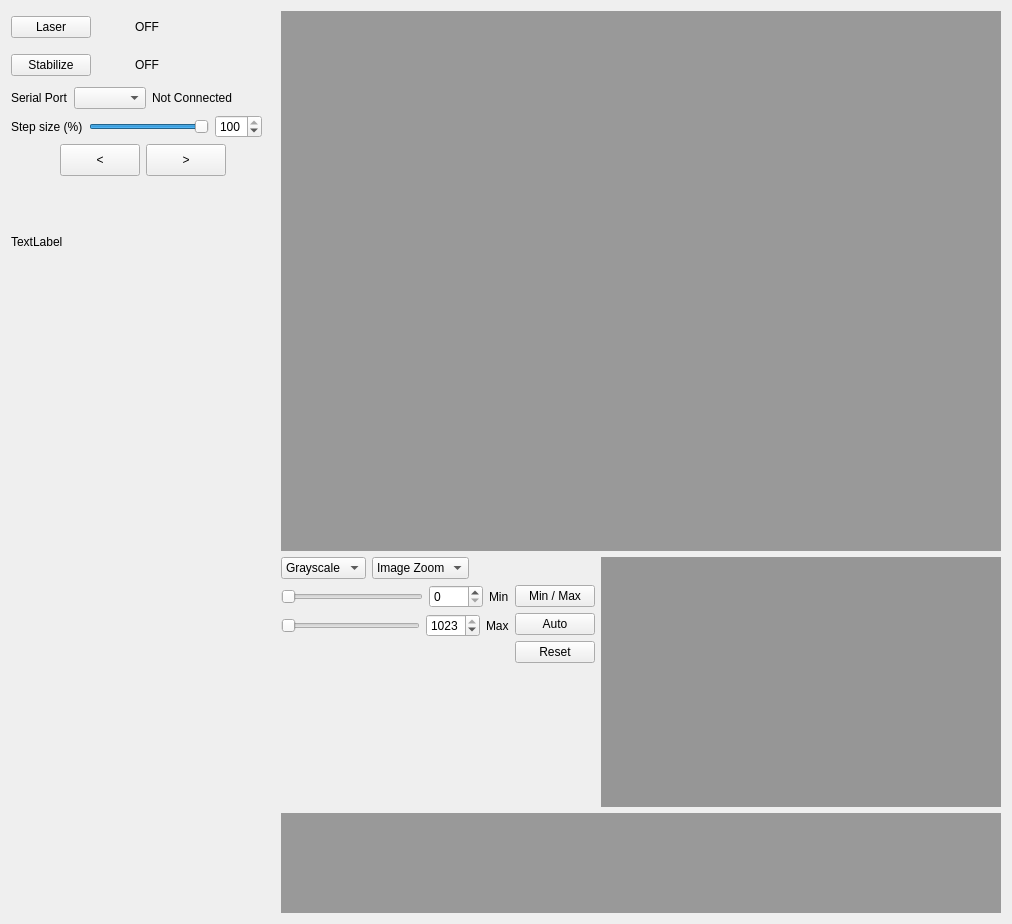
<?xml version="1.0" encoding="UTF-8"?>
<ui version="4.0">
 <class>Form</class>
 <widget class="QWidget" name="Form">
  <property name="geometry">
   <rect>
    <x>0</x>
    <y>0</y>
    <width>1012</width>
    <height>924</height>
   </rect>
  </property>
  <property name="windowTitle">
   <string>Form</string>
  </property>
  <layout class="QHBoxLayout" name="horizontalLayout_11">
   <item>
    <layout class="QVBoxLayout" name="verticalLayout_5">
     <item>
      <layout class="QHBoxLayout" name="horizontalLayout_6">
       <item>
        <widget class="QPushButton" name="pb_laser_on">
         <property name="text">
          <string>Laser</string>
         </property>
         <property name="checkable">
          <bool>true</bool>
         </property>
        </widget>
       </item>
       <item>
        <widget class="QLabel" name="label_laser_icon">
         <property name="minimumSize">
          <size>
           <width>32</width>
           <height>32</height>
          </size>
         </property>
         <property name="maximumSize">
          <size>
           <width>32</width>
           <height>32</height>
          </size>
         </property>
         <property name="text">
          <string/>
         </property>
        </widget>
       </item>
       <item>
        <widget class="QLabel" name="label_laser">
         <property name="minimumSize">
          <size>
           <width>30</width>
           <height>0</height>
          </size>
         </property>
         <property name="text">
          <string>OFF</string>
         </property>
        </widget>
       </item>
       <item>
        <spacer name="horizontalSpacer_2">
         <property name="orientation">
          <enum>Qt::Horizontal</enum>
         </property>
         <property name="sizeHint" stdset="0">
          <size>
           <width>40</width>
           <height>20</height>
          </size>
         </property>
        </spacer>
       </item>
      </layout>
     </item>
     <item>
      <layout class="QHBoxLayout" name="horizontalLayout_7">
       <item>
        <widget class="QPushButton" name="pb_stabilize">
         <property name="text">
          <string>Stabilize</string>
         </property>
         <property name="checkable">
          <bool>true</bool>
         </property>
        </widget>
       </item>
       <item>
        <widget class="QLabel" name="label_stabilize_icon">
         <property name="minimumSize">
          <size>
           <width>32</width>
           <height>32</height>
          </size>
         </property>
         <property name="maximumSize">
          <size>
           <width>32</width>
           <height>32</height>
          </size>
         </property>
         <property name="text">
          <string/>
         </property>
        </widget>
       </item>
       <item>
        <widget class="QLabel" name="label_stabilize">
         <property name="minimumSize">
          <size>
           <width>30</width>
           <height>0</height>
          </size>
         </property>
         <property name="text">
          <string>OFF</string>
         </property>
        </widget>
       </item>
       <item>
        <spacer name="horizontalSpacer_3">
         <property name="orientation">
          <enum>Qt::Horizontal</enum>
         </property>
         <property name="sizeHint" stdset="0">
          <size>
           <width>40</width>
           <height>20</height>
          </size>
         </property>
        </spacer>
       </item>
      </layout>
     </item>
     <item>
      <layout class="QHBoxLayout" name="horizontalLayout_8">
       <item>
        <widget class="QLabel" name="label_serial_port">
         <property name="text">
          <string>Serial Port</string>
         </property>
        </widget>
       </item>
       <item>
        <widget class="QComboBox" name="comboBox_devices">
         <property name="toolTip">
          <string>&lt;html&gt;&lt;head/&gt;&lt;body&gt;&lt;p&gt;Select the serial port to which the piezo controller is connected.&lt;/p&gt;&lt;p&gt;Ensure the correct port is chosen for proper communication&lt;/p&gt;&lt;/body&gt;&lt;/html&gt;</string>
         </property>
        </widget>
       </item>
       <item>
        <widget class="QLabel" name="label_connection">
         <property name="minimumSize">
          <size>
           <width>91</width>
           <height>18</height>
          </size>
         </property>
         <property name="toolTip">
          <string>&lt;html&gt;&lt;head/&gt;&lt;body&gt;&lt;p&gt;Indicates whether the piezo controller is successfully connected via the selected port.&lt;/p&gt;&lt;/body&gt;&lt;/html&gt;</string>
         </property>
         <property name="text">
          <string>Not Connected</string>
         </property>
        </widget>
       </item>
       <item>
        <spacer name="horizontalSpacer_4">
         <property name="orientation">
          <enum>Qt::Horizontal</enum>
         </property>
         <property name="sizeHint" stdset="0">
          <size>
           <width>40</width>
           <height>20</height>
          </size>
         </property>
        </spacer>
       </item>
      </layout>
     </item>
     <item>
      <layout class="QHBoxLayout" name="horizontalLayout_9">
       <item>
        <widget class="QLabel" name="label_step_size">
         <property name="text">
          <string>Step size (%)</string>
         </property>
        </widget>
       </item>
       <item>
        <widget class="QSlider" name="slider_step_size">
         <property name="minimumSize">
          <size>
           <width>120</width>
           <height>0</height>
          </size>
         </property>
         <property name="toolTip">
          <string>&lt;html&gt;&lt;head/&gt;&lt;body&gt;&lt;p&gt;Set the step size for piezo movement as a percentage of the total range.&lt;/p&gt;&lt;p&gt;Adjust between 21% and 100% to control the increment of each movement command&lt;/p&gt;&lt;/body&gt;&lt;/html&gt;</string>
         </property>
         <property name="minimum">
          <number>1</number>
         </property>
         <property name="maximum">
          <number>100</number>
         </property>
         <property name="value">
          <number>100</number>
         </property>
         <property name="orientation">
          <enum>Qt::Horizontal</enum>
         </property>
        </widget>
       </item>
       <item>
        <widget class="QSpinBox" name="sb_step_size">
         <property name="toolTip">
          <string>&lt;html&gt;&lt;head/&gt;&lt;body&gt;&lt;p&gt;Set the step size for piezo movement as a percentage of the total range.&lt;/p&gt;&lt;p&gt;Adjust between 21% and 100% to control the increment of each movement command&lt;/p&gt;&lt;/body&gt;&lt;/html&gt;</string>
         </property>
         <property name="minimum">
          <number>1</number>
         </property>
         <property name="maximum">
          <number>100</number>
         </property>
         <property name="value">
          <number>100</number>
         </property>
        </widget>
       </item>
       <item>
        <spacer name="horizontalSpacer_5">
         <property name="orientation">
          <enum>Qt::Horizontal</enum>
         </property>
         <property name="sizeHint" stdset="0">
          <size>
           <width>40</width>
           <height>20</height>
          </size>
         </property>
        </spacer>
       </item>
      </layout>
     </item>
     <item>
      <layout class="QHBoxLayout" name="horizontalLayout_10">
       <item>
        <spacer name="horizontalSpacer_6">
         <property name="orientation">
          <enum>Qt::Horizontal</enum>
         </property>
         <property name="sizeHint" stdset="0">
          <size>
           <width>40</width>
           <height>20</height>
          </size>
         </property>
        </spacer>
       </item>
       <item>
        <widget class="QPushButton" name="pb_move_bw1">
         <property name="minimumSize">
          <size>
           <width>32</width>
           <height>32</height>
          </size>
         </property>
         <property name="toolTip">
          <string>&lt;html&gt;&lt;head/&gt;&lt;body&gt;&lt;p&gt;Move the piezo 1 step backward.&lt;/p&gt;&lt;p&gt;Around 50nm to 250nm depending on step size&lt;/p&gt;&lt;/body&gt;&lt;/html&gt;</string>
         </property>
         <property name="text">
          <string>&lt;</string>
         </property>
        </widget>
       </item>
       <item>
        <widget class="QPushButton" name="pb_move_fw1">
         <property name="minimumSize">
          <size>
           <width>32</width>
           <height>32</height>
          </size>
         </property>
         <property name="toolTip">
          <string>&lt;html&gt;&lt;head/&gt;&lt;body&gt;&lt;p&gt;Move the piezo 1 step forward.&lt;/p&gt;&lt;p&gt;Around 50nm to 250nm depending on step size&lt;/p&gt;&lt;/body&gt;&lt;/html&gt;</string>
         </property>
         <property name="text">
          <string>&gt;</string>
         </property>
        </widget>
       </item>
       <item>
        <spacer name="horizontalSpacer_7">
         <property name="orientation">
          <enum>Qt::Horizontal</enum>
         </property>
         <property name="sizeHint" stdset="0">
          <size>
           <width>40</width>
           <height>20</height>
          </size>
         </property>
        </spacer>
       </item>
      </layout>
     </item>
     <item>
      <widget class="QLabel" name="label_message">
       <property name="minimumSize">
        <size>
         <width>60</width>
         <height>120</height>
        </size>
       </property>
       <property name="text">
        <string>TextLabel</string>
       </property>
      </widget>
     </item>
     <item>
      <spacer name="verticalSpacer_3">
       <property name="orientation">
        <enum>Qt::Vertical</enum>
       </property>
       <property name="sizeHint" stdset="0">
        <size>
         <width>20</width>
         <height>40</height>
        </size>
       </property>
      </spacer>
     </item>
    </layout>
   </item>
   <item>
    <layout class="QVBoxLayout" name="verticalLayout_4">
     <item>
      <widget class="QLabel" name="label_image_preview">
       <property name="minimumSize">
        <size>
         <width>720</width>
         <height>540</height>
        </size>
       </property>
       <property name="palette">
        <palette>
         <active>
          <colorrole role="Base">
           <brush brushstyle="SolidPattern">
            <color alpha="255">
             <red>255</red>
             <green>255</green>
             <blue>255</blue>
            </color>
           </brush>
          </colorrole>
          <colorrole role="Window">
           <brush brushstyle="SolidPattern">
            <color alpha="255">
             <red>153</red>
             <green>153</green>
             <blue>153</blue>
            </color>
           </brush>
          </colorrole>
         </active>
         <inactive>
          <colorrole role="Base">
           <brush brushstyle="SolidPattern">
            <color alpha="255">
             <red>255</red>
             <green>255</green>
             <blue>255</blue>
            </color>
           </brush>
          </colorrole>
          <colorrole role="Window">
           <brush brushstyle="SolidPattern">
            <color alpha="255">
             <red>153</red>
             <green>153</green>
             <blue>153</blue>
            </color>
           </brush>
          </colorrole>
         </inactive>
         <disabled>
          <colorrole role="Base">
           <brush brushstyle="SolidPattern">
            <color alpha="255">
             <red>153</red>
             <green>153</green>
             <blue>153</blue>
            </color>
           </brush>
          </colorrole>
          <colorrole role="Window">
           <brush brushstyle="SolidPattern">
            <color alpha="255">
             <red>153</red>
             <green>153</green>
             <blue>153</blue>
            </color>
           </brush>
          </colorrole>
         </disabled>
        </palette>
       </property>
       <property name="autoFillBackground">
        <bool>true</bool>
       </property>
       <property name="text">
        <string/>
       </property>
      </widget>
     </item>
     <item>
      <layout class="QHBoxLayout" name="horizontalLayout_5">
       <item>
        <layout class="QVBoxLayout" name="verticalLayout_3">
         <item>
          <layout class="QHBoxLayout" name="horizontalLayout_3">
           <item>
            <widget class="QComboBox" name="cb_LUT">
             <item>
              <property name="text">
               <string>Grayscale</string>
              </property>
             </item>
            </widget>
           </item>
           <item>
            <widget class="QComboBox" name="cb_preview_zoom">
             <item>
              <property name="text">
               <string>Image Zoom</string>
              </property>
             </item>
             <item>
              <property name="text">
               <string>50%</string>
              </property>
             </item>
             <item>
              <property name="text">
               <string>100%</string>
              </property>
             </item>
             <item>
              <property name="text">
               <string>200%</string>
              </property>
             </item>
             <item>
              <property name="text">
               <string>300%</string>
              </property>
             </item>
             <item>
              <property name="text">
               <string>400%</string>
              </property>
             </item>
            </widget>
           </item>
           <item>
            <spacer name="horizontalSpacer">
             <property name="orientation">
              <enum>Qt::Horizontal</enum>
             </property>
             <property name="sizeHint" stdset="0">
              <size>
               <width>40</width>
               <height>20</height>
              </size>
             </property>
            </spacer>
           </item>
          </layout>
         </item>
         <item>
          <layout class="QHBoxLayout" name="horizontalLayout_4">
           <item>
            <layout class="QVBoxLayout" name="verticalLayout_2">
             <item>
              <layout class="QHBoxLayout" name="horizontalLayout">
               <item>
                <widget class="QSlider" name="slider_min_grayscale">
                 <property name="maximum">
                  <number>1022</number>
                 </property>
                 <property name="orientation">
                  <enum>Qt::Horizontal</enum>
                 </property>
                </widget>
               </item>
               <item>
                <widget class="QSpinBox" name="sb_min_grayscale">
                 <property name="maximum">
                  <number>1022</number>
                 </property>
                </widget>
               </item>
               <item>
                <widget class="QLabel" name="label_min_grayscale">
                 <property name="text">
                  <string>Min</string>
                 </property>
                </widget>
               </item>
              </layout>
             </item>
             <item>
              <layout class="QHBoxLayout" name="horizontalLayout_2">
               <item>
                <widget class="QSlider" name="slider_max_grayscale">
                 <property name="minimum">
                  <number>1</number>
                 </property>
                 <property name="maximum">
                  <number>1023</number>
                 </property>
                 <property name="orientation">
                  <enum>Qt::Horizontal</enum>
                 </property>
                </widget>
               </item>
               <item>
                <widget class="QSpinBox" name="sb_max_grayscale">
                 <property name="minimum">
                  <number>1</number>
                 </property>
                 <property name="maximum">
                  <number>1023</number>
                 </property>
                 <property name="value">
                  <number>1023</number>
                 </property>
                </widget>
               </item>
               <item>
                <widget class="QLabel" name="label_max_grayscale">
                 <property name="text">
                  <string>Max</string>
                 </property>
                </widget>
               </item>
              </layout>
             </item>
             <item>
              <spacer name="verticalSpacer">
               <property name="orientation">
                <enum>Qt::Vertical</enum>
               </property>
               <property name="sizeHint" stdset="0">
                <size>
                 <width>20</width>
                 <height>40</height>
                </size>
               </property>
              </spacer>
             </item>
            </layout>
           </item>
           <item>
            <layout class="QVBoxLayout" name="verticalLayout">
             <item>
              <widget class="QPushButton" name="pb_minmax_grayscale">
               <property name="toolTip">
                <string>Automatically adjust the minimum and maximum grey values based on the image histogram.</string>
               </property>
               <property name="text">
                <string>Min / Max</string>
               </property>
              </widget>
             </item>
             <item>
              <widget class="QPushButton" name="pb_auto_grayscale">
               <property name="toolTip">
                <string>Automatically adjust the minimum and maximum grey values based on the image histogram.</string>
               </property>
               <property name="text">
                <string>Auto</string>
               </property>
              </widget>
             </item>
             <item>
              <widget class="QPushButton" name="pb_reset_grayscale">
               <property name="toolTip">
                <string>Reset the minimum and maximum grey values to their default settings.</string>
               </property>
               <property name="text">
                <string>Reset</string>
               </property>
              </widget>
             </item>
             <item>
              <spacer name="verticalSpacer_2">
               <property name="orientation">
                <enum>Qt::Vertical</enum>
               </property>
               <property name="sizeHint" stdset="0">
                <size>
                 <width>20</width>
                 <height>40</height>
                </size>
               </property>
              </spacer>
             </item>
            </layout>
           </item>
          </layout>
         </item>
        </layout>
       </item>
       <item>
        <widget class="QLabel" name="label_histogram_greyvalue">
         <property name="minimumSize">
          <size>
           <width>400</width>
           <height>250</height>
          </size>
         </property>
         <property name="palette">
          <palette>
           <active>
            <colorrole role="Base">
             <brush brushstyle="SolidPattern">
              <color alpha="255">
               <red>255</red>
               <green>255</green>
               <blue>255</blue>
              </color>
             </brush>
            </colorrole>
            <colorrole role="Window">
             <brush brushstyle="SolidPattern">
              <color alpha="255">
               <red>150</red>
               <green>150</green>
               <blue>150</blue>
              </color>
             </brush>
            </colorrole>
           </active>
           <inactive>
            <colorrole role="Base">
             <brush brushstyle="SolidPattern">
              <color alpha="255">
               <red>255</red>
               <green>255</green>
               <blue>255</blue>
              </color>
             </brush>
            </colorrole>
            <colorrole role="Window">
             <brush brushstyle="SolidPattern">
              <color alpha="255">
               <red>150</red>
               <green>150</green>
               <blue>150</blue>
              </color>
             </brush>
            </colorrole>
           </inactive>
           <disabled>
            <colorrole role="Base">
             <brush brushstyle="SolidPattern">
              <color alpha="255">
               <red>150</red>
               <green>150</green>
               <blue>150</blue>
              </color>
             </brush>
            </colorrole>
            <colorrole role="Window">
             <brush brushstyle="SolidPattern">
              <color alpha="255">
               <red>150</red>
               <green>150</green>
               <blue>150</blue>
              </color>
             </brush>
            </colorrole>
           </disabled>
          </palette>
         </property>
         <property name="autoFillBackground">
          <bool>true</bool>
         </property>
         <property name="text">
          <string/>
         </property>
        </widget>
       </item>
      </layout>
     </item>
     <item>
      <widget class="QLabel" name="label_graph">
       <property name="minimumSize">
        <size>
         <width>720</width>
         <height>100</height>
        </size>
       </property>
       <property name="palette">
        <palette>
         <active>
          <colorrole role="Base">
           <brush brushstyle="SolidPattern">
            <color alpha="255">
             <red>255</red>
             <green>255</green>
             <blue>255</blue>
            </color>
           </brush>
          </colorrole>
          <colorrole role="Window">
           <brush brushstyle="SolidPattern">
            <color alpha="255">
             <red>153</red>
             <green>153</green>
             <blue>153</blue>
            </color>
           </brush>
          </colorrole>
         </active>
         <inactive>
          <colorrole role="Base">
           <brush brushstyle="SolidPattern">
            <color alpha="255">
             <red>255</red>
             <green>255</green>
             <blue>255</blue>
            </color>
           </brush>
          </colorrole>
          <colorrole role="Window">
           <brush brushstyle="SolidPattern">
            <color alpha="255">
             <red>153</red>
             <green>153</green>
             <blue>153</blue>
            </color>
           </brush>
          </colorrole>
         </inactive>
         <disabled>
          <colorrole role="Base">
           <brush brushstyle="SolidPattern">
            <color alpha="255">
             <red>153</red>
             <green>153</green>
             <blue>153</blue>
            </color>
           </brush>
          </colorrole>
          <colorrole role="Window">
           <brush brushstyle="SolidPattern">
            <color alpha="255">
             <red>153</red>
             <green>153</green>
             <blue>153</blue>
            </color>
           </brush>
          </colorrole>
         </disabled>
        </palette>
       </property>
       <property name="autoFillBackground">
        <bool>true</bool>
       </property>
       <property name="text">
        <string/>
       </property>
      </widget>
     </item>
    </layout>
   </item>
  </layout>
 </widget>
 <resources/>
 <connections>
  <connection>
   <sender>sb_min_grayscale</sender>
   <signal>valueChanged(int)</signal>
   <receiver>slider_min_grayscale</receiver>
   <slot>setValue(int)</slot>
   <hints>
    <hint type="sourcelabel">
     <x>747</x>
     <y>599</y>
    </hint>
    <hint type="destinationlabel">
     <x>644</x>
     <y>599</y>
    </hint>
   </hints>
  </connection>
  <connection>
   <sender>slider_min_grayscale</sender>
   <signal>valueChanged(int)</signal>
   <receiver>sb_min_grayscale</receiver>
   <slot>setValue(int)</slot>
   <hints>
    <hint type="sourcelabel">
     <x>644</x>
     <y>599</y>
    </hint>
    <hint type="destinationlabel">
     <x>747</x>
     <y>599</y>
    </hint>
   </hints>
  </connection>
  <connection>
   <sender>sb_max_grayscale</sender>
   <signal>valueChanged(int)</signal>
   <receiver>slider_max_grayscale</receiver>
   <slot>setValue(int)</slot>
   <hints>
    <hint type="sourcelabel">
     <x>743</x>
     <y>629</y>
    </hint>
    <hint type="destinationlabel">
     <x>642</x>
     <y>629</y>
    </hint>
   </hints>
  </connection>
  <connection>
   <sender>slider_max_grayscale</sender>
   <signal>valueChanged(int)</signal>
   <receiver>sb_max_grayscale</receiver>
   <slot>setValue(int)</slot>
   <hints>
    <hint type="sourcelabel">
     <x>642</x>
     <y>629</y>
    </hint>
    <hint type="destinationlabel">
     <x>743</x>
     <y>629</y>
    </hint>
   </hints>
  </connection>
  <connection>
   <sender>slider_step_size</sender>
   <signal>valueChanged(int)</signal>
   <receiver>sb_step_size</receiver>
   <slot>setValue(int)</slot>
   <hints>
    <hint type="sourcelabel">
     <x>141</x>
     <y>129</y>
    </hint>
    <hint type="destinationlabel">
     <x>229</x>
     <y>129</y>
    </hint>
   </hints>
  </connection>
  <connection>
   <sender>sb_step_size</sender>
   <signal>valueChanged(int)</signal>
   <receiver>slider_step_size</receiver>
   <slot>setValue(int)</slot>
   <hints>
    <hint type="sourcelabel">
     <x>229</x>
     <y>129</y>
    </hint>
    <hint type="destinationlabel">
     <x>141</x>
     <y>129</y>
    </hint>
   </hints>
  </connection>
 </connections>
</ui>
